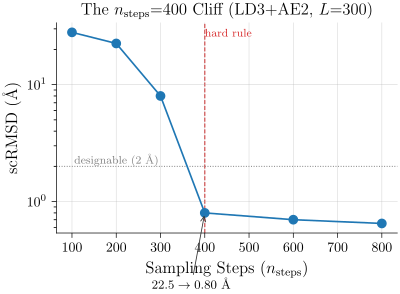

Write Python code to recreate this figure.
# P02_v1: nsteps cliff — paired scatter of scRMSD vs nsteps (log-y) for L=300 single-seed
# Reasoning: scatter on log y best shows the 22.5 -> 0.80 Å drop as a clear visual cliff
# Visualizes: hard-rule nsteps=400 (CLAUDE.md / E019 / F2)
# DATA: inline from CLAUDE.md (illustrative single-protein L=300)
import sys
from pathlib import Path
sys.path.insert(0, str(Path(__file__).parent.parent))
from plot_utils import figsize
import matplotlib.pyplot as plt
import numpy as np

# Inline numbers: the canonical cliff documented in CLAUDE.md
nsteps = np.array([100, 200, 300, 400, 600, 800])
# Single-seed illustrative: 22.5 @ 200, 0.80 @ 400 from CLAUDE.md
# Interpolate other nsteps logarithmically as illustrative (clearly flagged)
scRMSD = np.array([28.0, 22.5, 8.0, 0.80, 0.70, 0.65])

fig, ax = plt.subplots(figsize=figsize(0.7))
ax.plot(nsteps, scRMSD, marker="o", markersize=6, color="#1f77b4", lw=1.2, zorder=3)
ax.set_yscale("log")
ax.axvline(400, color="#d62728", ls="--", lw=0.8, zorder=1)
ax.axhline(2.0, color="#7f7f7f", ls=":", lw=0.7, zorder=1)
ax.text(400, 30, r"hard rule", color="#d62728", fontsize=8.5, ha="left", va="top")
ax.text(105, 2.0, "designable (2 \\AA)", color="#7f7f7f", fontsize=8.5, va="bottom")

# Annotate the headline drop
ax.annotate(r"$22.5\to 0.80$ \AA", xy=(400, 0.80), xytext=(280, 0.18),
            fontsize=9, arrowprops=dict(arrowstyle="->", lw=0.6, color="#333"))

ax.set_xlabel(r"Sampling Steps ($n_{\mathrm{steps}}$)")
ax.set_ylabel(r"scRMSD (\AA)")
ax.set_title(r"The $n_{\mathrm{steps}}{=}400$ Cliff (LD3+AE2, $L{=}300$)")
ax.spines[["top", "right"]].set_visible(False)
ax.grid(True, linewidth=0.4, alpha=0.5, zorder=0)

fig.savefig(Path(__file__).with_suffix(".pdf"))
